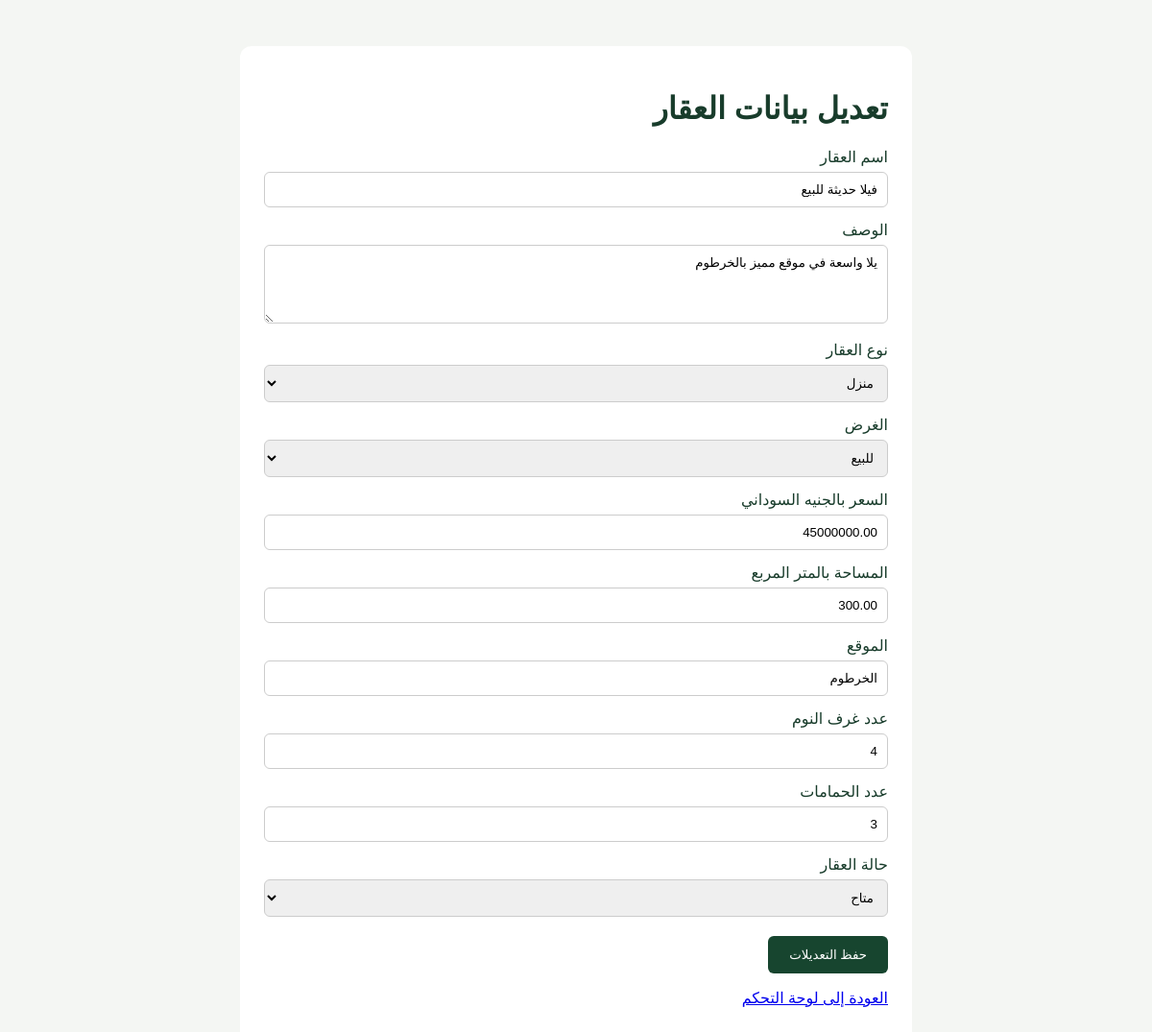
The page /amlak/admin/edit-property.php?id=3 (signed in) on the database its author committed.
### tables this page shows
CREATE TABLE `properties` (
  `id` int(11) NOT NULL,
  `title` varchar(200) NOT NULL,
  `description` text DEFAULT NULL,
  `property_type` varchar(50) NOT NULL,
  `purpose` varchar(30) NOT NULL,
  `price` decimal(12,2) NOT NULL,
  `area` decimal(10,2) DEFAULT NULL,
  `location` varchar(200) NOT NULL,
  `bedrooms` int(11) DEFAULT 0,
  `bathrooms` int(11) DEFAULT 0,
  `image` varchar(255) DEFAULT NULL,
  `status` varchar(30) DEFAULT 'available',
  `created_at` timestamp NOT NULL DEFAULT current_timestamp()
);

### amlak/admin/edit-property.php (the view, shortened to what this page needs)
<?php
require_once __DIR__ . '/../config/database.php';
function e($value) {
    return htmlspecialchars((string)$value, ENT_QUOTES, 'UTF-8');
}
$id = filter_input(INPUT_GET, 'id', FILTER_VALIDATE_INT);
$stmt = $pdo->prepare("SELECT * FROM properties WHERE id = :id");
$stmt->execute(['id' => $id]);
$property = $stmt->fetch(PDO::FETCH_ASSOC);
?>
<!DOCTYPE html>
<html lang="ar" dir="rtl">
<head>
</head>
<body>
<form method="post">
    <h1>تعديل بيانات العقار</h1>
    <label>اسم العقار</label>
    <input name="title" value="<?= e($property['title']) ?>" required>
    <label>الوصف</label>
    <textarea name="description" rows="4"><?= e($property['description']) ?></textarea>
    <label>نوع العقار</label>
    <select name="property_type" required>
        <?php foreach ([
            'apartment' => 'شقة',
            'house' => 'منزل',
            'land' => 'أرض',
            'commercial' => 'عقار تجاري'
        ] as $value => $label): ?>
            <option value="<?= e($value) ?>"
                <?= $property['property_type'] === $value ? 'selected' : '' ?>>
                <?= e($label) ?>
            </option>
        <?php endforeach; ?>
    </select>
    <label>الغرض</label>
    <select name="purpose" required>
        <option value="sale" <?= $property['purpose'] === 'sale' ? 'selected' : '' ?>>للبيع</option>
    </select>
    <label>السعر بالجنيه السوداني</label>
    <input name="price" type="number" min="0.01" step="0.01"
           value="<?= e($property['price']) ?>" required>
    <label>المساحة بالمتر المربع</label>
    <input name="area" type="number" min="0" step="0.01"
           value="<?= e($property['area']) ?>">
    <label>الموقع</label>
    <input name="location" value="<?= e($property['location']) ?>" required>
    <label>عدد غرف النوم</label>
    <input name="bedrooms" type="number" min="0" step="1"
           value="<?= e($property['bedrooms']) ?>" required>
    <label>عدد الحمامات</label>
    <input name="bathrooms" type="number" min="0" step="1"
           value="<?= e($property['bathrooms']) ?>" required>
    <label>حالة العقار</label>
    <select name="status" required>
        <option value="available" <?= $property['status'] === 'available' ? 'selected' : '' ?>>متاح</option>
    </select>
    <button type="submit">حفظ التعديلات</button>
    <p><a href="dashboard.php">العودة إلى لوحة التحكم</a></p>
</form>
</body>
</html>

### amlak/admin/edit-property.php (style rules this page uses)
body { font-family: Tahoma, Arial, sans-serif; background: #f4f6f3; color: #183c2b; padding: 20px; }
form { max-width: 650px; margin: 20px auto; padding: 25px; background: white; border-radius: 12px; }
label { display: block; margin-top: 14px; }
input, select, textarea { box-sizing: border-box; width: 100%; padding: 10px; margin-top: 6px; border: 1px solid #ccc; border-radius: 6px; font-family: inherit; }
button { margin-top: 20px; padding: 12px 22px; background: #17452f; color: white; border: 0; border-radius: 6px; cursor: pointer; }

### rows shown on the page
properties: title "فيلا حديثة للبيع", description "يلا واسعة في موقع مميز بالخرطوم", property_type "منزل", purpose "للبيع", price "45000000.00", area "300.00", location "الخرطوم", bedrooms "4", bathrooms "3", status "متاح"
